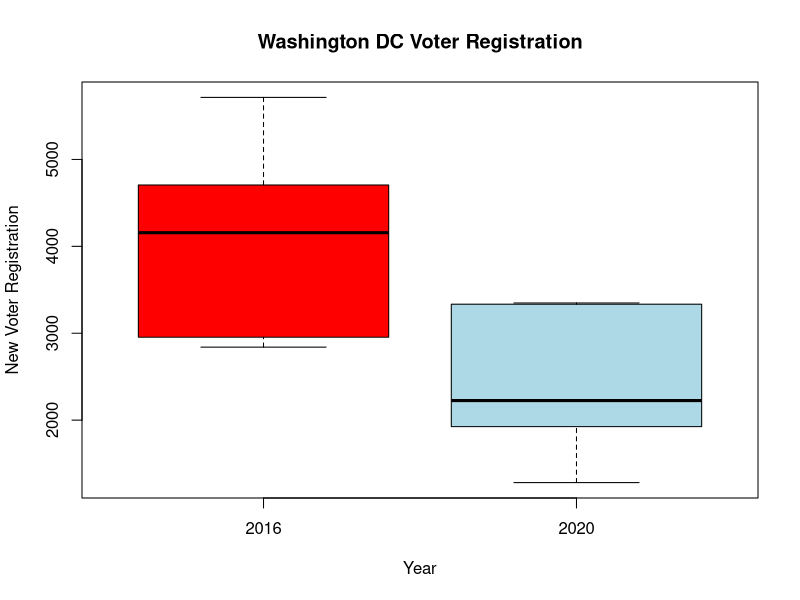

Source code (R):

#Dataset (partial data from: https://github.com/fivethirtyeight/data/blob/master/voter-registration/new-voter-registrations.csv)

setwd("//Users/tyra/Documents/UMD Course Content/Analytical Thinking/T-Test")
vreg2020WAS<-read.csv("VREG2020WAS.csv")
str(vreg2020WAS)


##################descriptive statistics ####################

aggregate(x = vreg2020WAS$New.Registered.Voters, by = list(vreg2020WAS$Cond), FUN = mean)
aggregate(x = vreg2020WAS$New.Registered.Voters, by = list(vreg2020WAS$Cond), FUN = sd)


####################### T-test ##############################


# Question: Is there a significant difference in new voter registration between 2016 and 2020?
t.test (vreg2020WAS$New.Registered.Voters ~ vreg2020WAS$Year)
boxplot (vreg2020WAS$New.Registered.Voters ~ vreg2020WAS$Year, xlab = "Year", ylab = "New Voter Registration" , main = "Washington DC Voter Registration" , col=(c("red","light blue")))

# Answer: Yes

  





